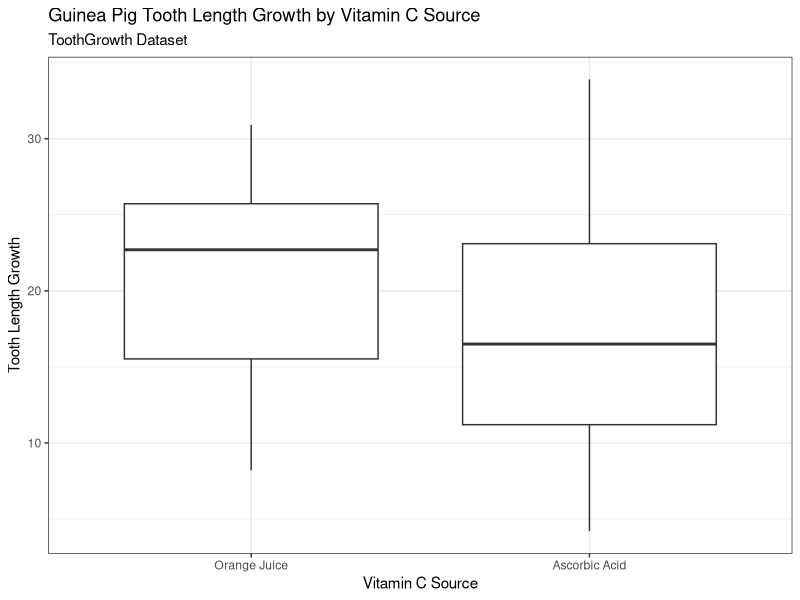
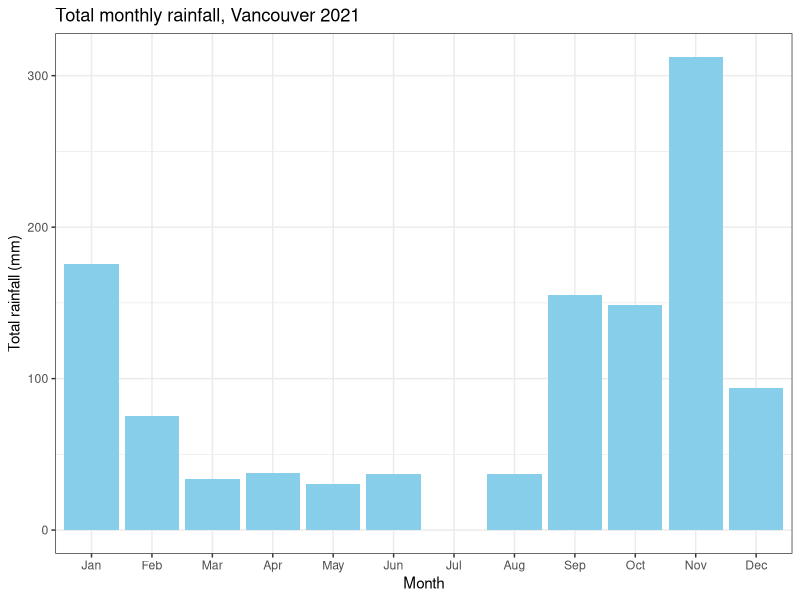

R code for these plots, in order:
## ---- chunk 1
# Students: What do you think the 'message = F' in the R chunk option does? 
# Try knitting your document with and without the option

# Can also try `warning = F` to hide warnings
# echo = F` to run the chunk but hide the code

# install.packages("tidyverse")
library(tidyverse)

# Use Ctrl + Alt + I shortcut for creating code chunks
## ---- chunk 2
# ?ToothGrowth

# Variable Assignment
dat <- ToothGrowth

# Mostly useful for smaller datasets, but for larger ones we prefer to use glimpse and summary
# View(dat)

glimpse(dat)
summary(dat)
## ---- chunk 3
# Task for students: try to recreate the mean and variance values through
# Calculations in R, and compare them with the values you should get through
# mean() and sd() commands in R

# Create tooth length variable for the vitamin C 
vc <- dat[dat$supp=='VC', 1]

# take the sum of the tooth length, then divide by the number of values
n <- length(vc)
mean.vc <- sum(vc)/n
mean.vc

# Can also compute using a for loop
mean.vc2 <- 0
for (i in 1:n){
  mean.vc2 <- mean.vc2 + vc[i]/n
}
mean.vc2

# Compare to mean() function
mean(vc)

# Standard deviation
var.vc <- sum((vc - mean.vc)^2)/(n-1)
sd.vc <- sqrt(var.vc)
sd.vc

# Compare to sd() function
sd(vc)
## ---- chunk 4
# Orange Juice
oj <- dat[dat$supp=='OJ', 1]

# Mean
n <- length(oj)
mean.oj <- sum(oj)/n
mean.oj

# Can also compute using a for loop
mean.oj2 <- 0
for (i in 1:n){
  mean.oj2 <- mean.oj2 + oj[i]/n
}
mean.oj2

# Compare to mean()
mean(oj)


# Standard deviation
var.oj <- sum((oj - mean.oj)^2)/(n-1)
sd.oj <- sqrt(var.oj)
sd.oj

# Compare to sd()
sd(oj)
## ---- chunk 5
# Focus of this segment: understanding the layering language of ggplot
# Note also the R chunk options that control the alignment and size of
# The output figures

dat %>% 
  ggplot(aes(x = supp, y = len)) +
  geom_boxplot() + # passing aes(x,y) into here works too!
  labs(title = "Guinea Pig Tooth Length Growth by Vitamin C Source",
       subtitle = "ToothGrowth Dataset",
       x = "Vitamin C Source",
       y = "Tooth Length Growth") +
  scale_x_discrete(labels = c("Orange Juice", "Ascorbic Acid")) +
  theme_bw() # there are many different themes from which to choose!
## ---- chunk 6
# Two-sided t-test
t.test(oj,vc)

# One-sided t-test
t.test(oj,vc,"greater")
## ---- chunk 7
# Load Required Packages
library(tidyverse)
library(lubridate)

# Set work directory
setwd("~/GitHub/dang-kevin.github.io/STA238")

# Read in Data
weather <- read.csv("weatherstats_vancouver_daily.csv")

# Using file.choose() allows you to manually select the file you want
# weather <- read.csv(file.choose())

# Quick overview of the data
glimpse(weather)
## ---- chunk 8
# Examples of pipe operator

#1. Pulling the first 5 rows of data containing date, rain, and average dew point

# Tidyverse way
weather %>% 
  select(date, rain, avg_dew_point) %>%
  head(5)

# base R way
head(weather[c("date", "rain","avg_dew_point")], 5)
# head(weather[, c("date", "rain","avg_dew_point")], 5)

#2. Adding new columns of data to the existing weather data:

# Tidyverse way
weather <- weather %>% 
  mutate(new_variable_1 = 1.5 * avg_hourly_temperature,
         new_variable_2 = rain + 10)

# base R way
weather$new_variable_1 <- 1.5 * weather$avg_hourly_temperature
weather$new_variable_2 <- weather$rain + 10
## ---- chunk 9
# Base R way
weather$date[is.na(weather$rain)]

# Tidyverse way
weather %>% 
  filter(is.na(rain)) %>% 
  # can also use select(date)
  pull(date)

# To show the days that DO NOT have missing rain values, add '!' in front of is.na()
# e.g. weather$date[!is.na(weather$rain)]
## ---- chunk 10
# str() compactly displays the structure of an object
# Good alternative to glimpse()
str(weather$date)
## ---- chunk 11
# First we convert date to a datetime object
# To explain format, look at `?strptime`

# The base R way
weather$date <- as.Date(weather$date, format = "%Y-%m-%d")

# The tidyverse way using mutate()
# Make sure to reassign the dataset to ensure that the mutation step is saved
weather <- weather %>% 
  mutate(date = as.Date(date, format = "%Y-%m-%d"))
## ---- chunk 12
######################################################################
###  NOTE: There is an 'eval=F' in the R Chunk Option! Make sure to ##
###        delete this before knitting!!                            ##
######################################################################

# Demonstrate some lubridate functions

# Extract weekday as character
weekdays(weather$date) %>% str()
# Extract month as integer
lubridate::month(weather$date) %>% str()
# Extract month as ordered factor
month(weather$date, label = TRUE) %>% str()
# Extract the year as integer
year(weather$date) %>% str()

# summarizing the pieces above
# Create the year, month, and day variables
weather <- weather %>%
  mutate(year = year(date),
         month = month(date, label = TRUE),
         day = day(date))
## ---- chunk 13
weather %>% 
  filter(year == 2021) %>% 
  select(year, month, day, rain) %>% 
  head(10)
## ---- chunk 14
# Assign to new dataframe to use for plotting
df <- weather %>% 
  filter(year == 2021) %>% 
  group_by(month) %>% 
  summarise(rain_tot = sum(rain, na.rm = T),
            rain_max = max(rain, na.rm = T))

df
## ---- chunk 15
df %>% 
  ggplot(aes(x = month, y = rain_tot)) +
  geom_col(fill = "skyblue") +
  labs(title = "Total monthly rainfall, Vancouver 2021",
       x = "Month",
       y = "Total rainfall (mm)") +
  # Alternative labelling method instead of labs()
  # ggtitle("Total monthly rainfall, Vancouver 2021") +
  # xlab("Month") +
  # ylab("Total rainfall (mm)") +
  theme_bw()
